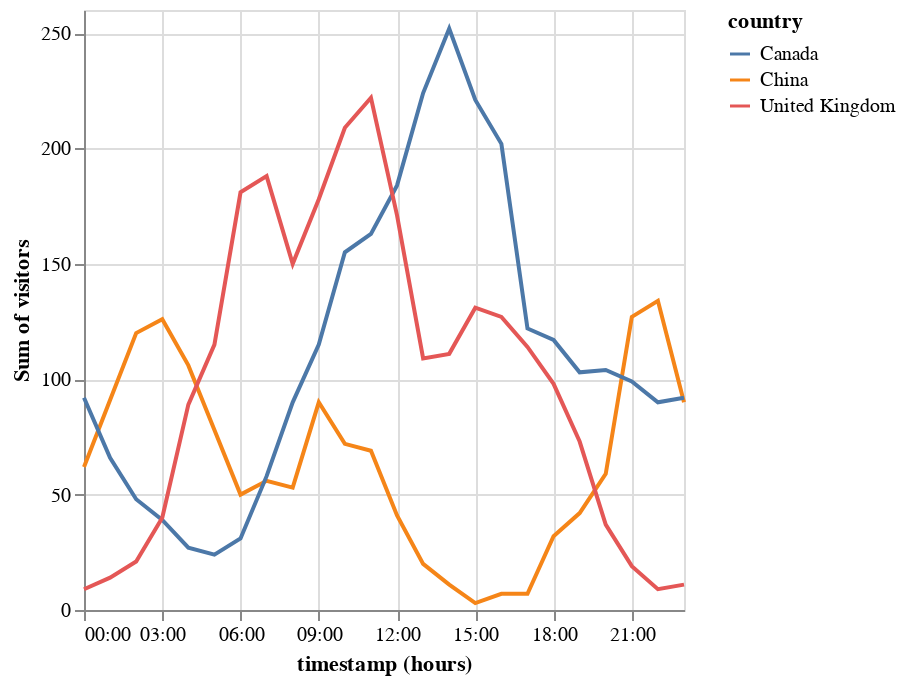

Notebook code for this chart:
### Markdown cell above
## Canada, UK China time shift

### with Altair doing the filtering

### Code cell
alt.Chart(pageviews).mark_line().encode(
    x = 'hours(timestamp):T',
    y = 'sum(visitors):Q',
    color = 'country'
).transform_filter(
    (datum.country == 'Canada') | \
    (datum.country == 'United Kingdom') | \
    (datum.country == 'China')
)

### Figure 1 — Vega specification as saved in the notebook (floating-point values rounded to 4 significant figures)
{"$schema": "https://vega.github.io/schema/vega/v5.json", "data": [{"name": "source_0", "values": [{"hours_timestamp": "2012-01-01T11:00:00.000", "country": "China", "sum_visitors": 69}, {"hours_timestamp": "2012-01-01T16:00:00.000", "country": "Canada", "sum_visitors": 202}, {"hours_timestamp": "2012-01-01T10:00:00.000", "country": "United Kingdom", "sum_visitors": 209}, {"hours_timestamp": "2012-01-01T18:00:00.000", "country": "United Kingdom", "sum_visitors": 98}, {"hours_timestamp": "2012-01-01T09:00:00.000", "country": "United Kingdom", "sum_visitors": 178}, {"hours_timestamp": "2012-01-01T04:00:00.000", "country": "Canada", "sum_visitors": 27}, {"hours_timestamp": "2012-01-01T14:00:00.000", "country": "Canada", "sum_visitors": 252}, {"hours_timestamp": "2012-01-01T15:00:00.000", "country": "United Kingdom", "sum_visitors": 131}, {"hours_timestamp": "2012-01-01T09:00:00.000", "country": "China", "sum_visitors": 90}, {"hours_timestamp": "2012-01-01T21:00:00.000", "country": "China", "sum_visitors": 127}, {"hours_timestamp": "2012-01-01T13:00:00.000", "country": "Canada", "sum_visitors": 224}, {"hours_timestamp": "2012-01-01T08:00:00.000", "country": "United Kingdom", "sum_visitors": 150}, {"hours_timestamp": "2012-01-01T20:00:00.000", "country": "United Kingdom", "sum_visitors": 37}, {"hours_timestamp": "2012-01-01T00:00:00.000", "country": "Canada", "sum_visitors": 92}, {"hours_timestamp": "2012-01-01T10:00:00.000", "country": "China", "sum_visitors": 72}, {"hours_timestamp": "2012-01-01T01:00:00.000", "country": "Canada", "sum_visitors": 66}, {"hours_timestamp": "2012-01-01T13:00:00.000", "country": "United Kingdom", "sum_visitors": 109}, {"hours_timestamp": "2012-01-01T19:00:00.000", "country": "China", "sum_visitors": 42}, {"hours_timestamp": "2012-01-01T18:00:00.000", "country": "China", "sum_visitors": 32}, {"hours_timestamp": "2012-01-01T15:00:00.000", "country": "Canada", "sum_visitors": 221}, {"hours_timestamp": "2012-01-01T12:00:00.000", "country": "United Kingdom", "sum_visitors": 171}, {"hours_timestamp": "2012-01-01T05:00:00.000", "country": "United Kingdom", "sum_visitors": 115}, {"hours_timestamp": "2012-01-01T20:00:00.000", "country": "China", "sum_visitors": 59}, {"hours_timestamp": "2012-01-01T07:00:00.000", "country": "United Kingdom", "sum_visitors": 188}, {"hours_timestamp": "2012-01-01T21:00:00.000", "country": "Canada", "sum_visitors": 99}, {"hours_timestamp": "2012-01-01T10:00:00.000", "country": "Canada", "sum_visitors": 155}, {"hours_timestamp": "2012-01-01T18:00:00.000", "country": "Canada", "sum_visitors": 117}, {"hours_timestamp": "2012-01-01T03:00:00.000", "country": "Canada", "sum_visitors": 39}, {"hours_timestamp": "2012-01-01T00:00:00.000", "country": "United Kingdom", "sum_visitors": 9}, {"hours_timestamp": "2012-01-01T09:00:00.000", "country": "Canada", "sum_visitors": 115}, {"hours_timestamp": "2012-01-01T02:00:00.000", "country": "China", "sum_visitors": 120}, {"hours_timestamp": "2012-01-01T05:00:00.000", "country": "China", "sum_visitors": 78}, {"hours_timestamp": "2012-01-01T06:00:00.000", "country": "China", "sum_visitors": 50}, {"hours_timestamp": "2012-01-01T06:00:00.000", "country": "United Kingdom", "sum_visitors": 181}, {"hours_timestamp": "2012-01-01T22:00:00.000", "country": "Canada", "sum_visitors": 90}, {"hours_timestamp": "2012-01-01T12:00:00.000", "country": "Canada", "sum_visitors": 184}, {"hours_timestamp": "2012-01-01T17:00:00.000", "country": "Canada", "sum_visitors": 122}, {"hours_timestamp": "2012-01-01T17:00:00.000", "country": "United Kingdom", "sum_visitors": 114}, {"hours_timestamp": "2012-01-01T11:00:00.000", "country": "Canada", "sum_visitors": 163}, {"hours_timestamp": "2012-01-01T08:00:00.000", "country": "Canada", "sum_visitors": 90}, {"hours_timestamp": "2012-01-01T20:00:00.000", "country": "Canada", "sum_visitors": 104}, {"hours_timestamp": "2012-01-01T19:00:00.000", "country": "Canada", "sum_visitors": 103}, {"hours_timestamp": "2012-01-01T02:00:00.000", "country": "Canada", "sum_visitors": 48}, {"hours_timestamp": "2012-01-01T13:00:00.000", "country": "China", "sum_visitors": 20}, {"hours_timestamp": "2012-01-01T11:00:00.000", "country": "United Kingdom", "sum_visitors": 222}, {"hours_timestamp": "2012-01-01T23:00:00.000", "country": "Canada", "sum_visitors": 92}, {"hours_timestamp": "2012-01-01T03:00:00.000", "country": "China", "sum_visitors": 126}, {"hours_timestamp": "2012-01-01T12:00:00.000", "country": "China", "sum_visitors": 41}, {"hours_timestamp": "2012-01-01T08:00:00.000", "country": "China", "sum_visitors": 53}, {"hours_timestamp": "2012-01-01T23:00:00.000", "country": "China", "sum_visitors": 90}, {"hours_timestamp": "2012-01-01T14:00:00.000", "country": "United Kingdom", "sum_visitors": 111}, {"hours_timestamp": "2012-01-01T16:00:00.000", "country": "United Kingdom", "sum_visitors": 127}, {"hours_timestamp": "2012-01-01T04:00:00.000", "country": "China", "sum_visitors": 106}, {"hours_timestamp": "2012-01-01T04:00:00.000", "country": "United Kingdom", "sum_visitors": 89}, {"hours_timestamp": "2012-01-01T00:00:00.000", "country": "China", "sum_visitors": 62}, {"hours_timestamp": "2012-01-01T01:00:00.000", "country": "China", "sum_visitors": 91}, {"hours_timestamp": "2012-01-01T19:00:00.000", "country": "United Kingdom", "sum_visitors": 73}, {"hours_timestamp": "2012-01-01T14:00:00.000", "country": "China", "sum_visitors": 11}, {"hours_timestamp": "2012-01-01T07:00:00.000", "country": "China", "sum_visitors": 56}, {"hours_timestamp": "2012-01-01T22:00:00.000", "country": "China", "sum_visitors": 134}, {"hours_timestamp": "2012-01-01T06:00:00.000", "country": "Canada", "sum_visitors": 31}, {"hours_timestamp": "2012-01-01T17:00:00.000", "country": "China", "sum_visitors": 7}, {"hours_timestamp": "2012-01-01T03:00:00.000", "country": "United Kingdom", "sum_visitors": 40}, {"hours_timestamp": "2012-01-01T01:00:00.000", "country": "United Kingdom", "sum_visitors": 14}, {"hours_timestamp": "2012-01-01T07:00:00.000", "country": "Canada", "sum_visitors": 58}, {"hours_timestamp": "2012-01-01T23:00:00.000", "country": "United Kingdom", "sum_visitors": 11}, {"hours_timestamp": "2012-01-01T05:00:00.000", "country": "Canada", "sum_visitors": 24}, {"hours_timestamp": "2012-01-01T02:00:00.000", "country": "United Kingdom", "sum_visitors": 21}, {"hours_timestamp": "2012-01-01T21:00:00.000", "country": "United Kingdom", "sum_visitors": 19}, {"hours_timestamp": "2012-01-01T15:00:00.000", "country": "China", "sum_visitors": 3}, {"hours_timestamp": "2012-01-01T16:00:00.000", "country": "China", "sum_visitors": 7}, {"hours_timestamp": "2012-01-01T22:00:00.000", "country": "United Kingdom", "sum_visitors": 9}], "transform": [{"type": "formula", "expr": "toDate(datum['hours_timestamp'])", "as": "hours_timestamp"}]}, {"name": "source_0_y_domain_sum_visitors", "values": [{"min": 3, "max": 252}]}, {"name": "source_0_color_domain_country", "values": [{"country": "China"}, {"country": "Canada"}, {"country": "United Kingdom"}]}], "marks": [{"type": "group", "name": "pathgroup", "from": {"facet": {"data": "source_0", "name": "faceted_path_main", "groupby": ["country"]}}, "encode": {"update": {"width": {"field": {"signal": null, "datum": null, "group": "width", "parent": null}}, "height": {"field": {"signal": null, "datum": null, "group": "height", "parent": null}}}}, "marks": [{"type": "line", "name": "marks", "from": {"data": "faceted_path_main"}, "sort": {"field": "datum[\"hours_timestamp\"]"}, "encode": {"update": {"stroke": {"field": "country", "scale": "color"}, "defined": {"signal": "isValid(datum[\"hours_timestamp\"]) && isFinite(+datum[\"hours_timestamp\"]) && isValid(datum[\"sum_visitors\"]) && isFinite(+datum[\"sum_visitors\"])"}, "y": {"field": "sum_visitors", "scale": "y"}, "x": {"field": "hours_timestamp", "scale": "x"}, "description": {"signal": "\"timestamp (hours): \" + (timeFormat(datum[\"hours_timestamp\"], timeUnitSpecifier([\"hours\"], {\"year-month\":\"%b %Y \",\"year-month-date\":\"%b %d, %Y \"}))) + \"; Sum of visitors: \" + (format(datum[\"sum_visitors\"], \"\")) + \"; country: \" + (isValid(datum[\"country\"]) ? datum[\"country\"] : \"\"+datum[\"country\"])"}}}, "style": ["line"]}]}], "scales": [{"name": "x", "type": "time", "domain": {"data": "source_0", "field": "hours_timestamp"}, "range": [0, {"signal": "width"}]}, {"name": "y", "type": "linear", "domain": [{"signal": "(data(\"source_0_y_domain_sum_visitors\")[0] || {}).min"}, {"signal": "(data(\"source_0_y_domain_sum_visitors\")[0] || {}).max"}], "range": [{"signal": "height"}, 0], "nice": true, "zero": true}, {"name": "color", "type": "ordinal", "domain": {"data": "source_0_color_domain_country", "field": "country", "sort": true}, "range": "category"}], "axes": [{"scale": "x", "zindex": 0, "grid": true, "minExtent": 0, "ticks": false, "maxExtent": 0, "tickMinStep": {"signal": "datetime(2001, 0, 1, 1, 0, 0, 0) - datetime(2001, 0, 1, 0, 0, 0, 0)"}, "orient": "bottom", "gridScale": "y", "aria": false, "domain": false, "labels": false}, {"scale": "y", "tickCount": {"signal": "ceil(height/40)"}, "labels": false, "orient": "left", "gridScale": "x", "maxExtent": 0, "zindex": 0, "domain": false, "aria": false, "minExtent": 0, "ticks": false, "grid": true}, {"scale": "x", "orient": "bottom", "labelFlush": true, "title": "timestamp (hours)", "zindex": 0, "format": {"signal": "timeUnitSpecifier([\"hours\"], {\"year-month\":\"%b %Y \",\"year-month-date\":\"%b %d, %Y \"})"}, "labelOverlap": true, "tickMinStep": {"signal": "datetime(2001, 0, 1, 1, 0, 0, 0) - datetime(2001, 0, 1, 0, 0, 0, 0)"}, "grid": false}, {"scale": "y", "tickCount": {"signal": "ceil(height/40)"}, "grid": false, "title": "Sum of visitors", "labelOverlap": true, "orient": "left", "zindex": 0}], "style": "cell", "legends": [{"stroke": "color", "symbolType": "stroke", "title": "country"}], "background": "white", "padding": 5, "width": 300, "height": 300}
